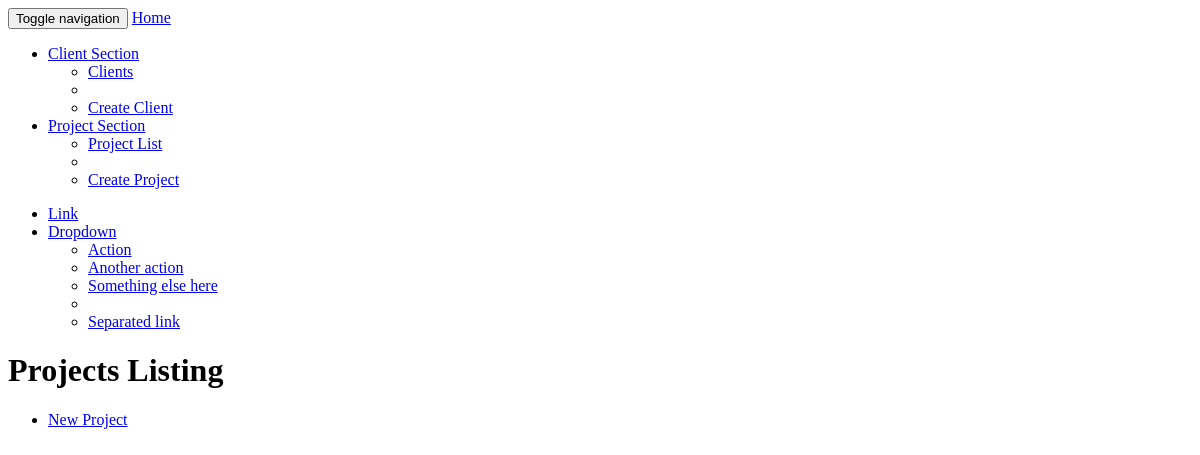
The app's page /list, older data.
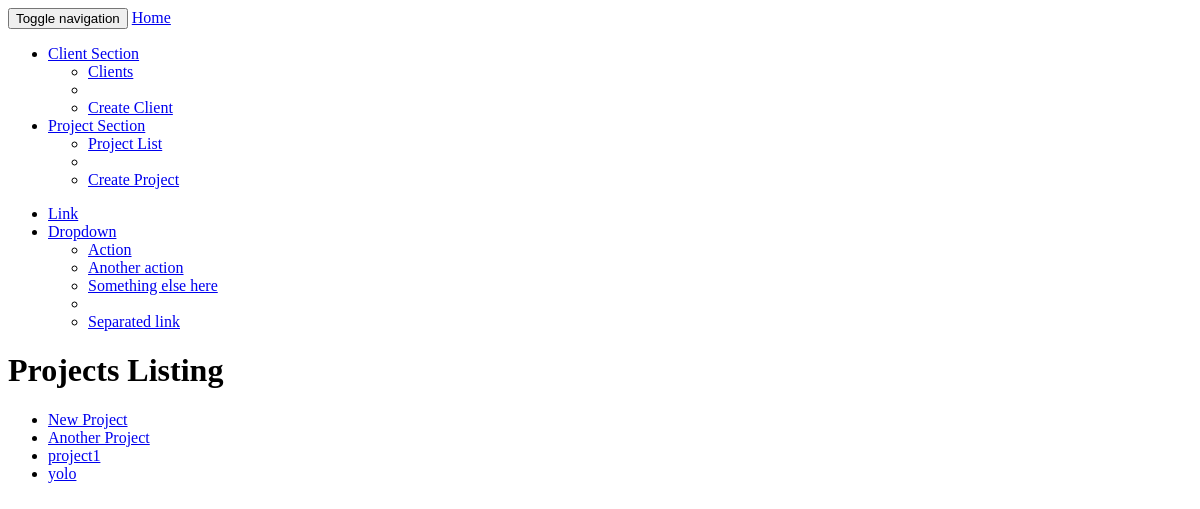
The same page, newer data.
### facturier/models.py (models this page shows, shortened)
class Project(models.Model):
    Project_name = models.CharField(max_length = 50)
    creation_date = models.DateField()
    user = models.ForeignKey(User)
    client = models.ForeignKey('Client')
    status = models.CharField(max_length=100, choices=STATUS_CHOICES)

### facturier/views.py (the view)
# urls.py: url(r'^list$', ProjectList.as_view(), name='project-list'),
class ProjectList(ListView):
    model = Project
    context_object_name = "projects"

### facturier/templates/facturier/project_list.html
{% extends "base.html" %}
{% block content %}
<h1>Projects Listing</h1>
<div class="project-list">
    <ul>
        {% for project in projects %}
        <li><a href="{% url 'project-detail' project.id %}">{{ project.Project_name }}</a></li>
        {% endfor %}
    </ul>
</div>
{% endblock %}

Row changes from the older to the newer data that the page shows:
added Project: Project_name "Another Project"
added Project: Project_name "project1"
added Project: Project_name "yolo"
